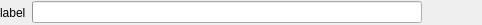
<?xml version="1.0" encoding="UTF-8"?>
<ui version="4.0">
 <class>job_monitor</class>
 <widget class="QWidget" name="job_monitor">
  <property name="geometry">
   <rect>
    <x>0</x>
    <y>0</y>
    <width>482</width>
    <height>25</height>
   </rect>
  </property>
  <property name="windowTitle">
   <string>job_monitor</string>
  </property>
  <layout class="QHBoxLayout" name="horizontalLayout">
   <property name="margin">
    <number>0</number>
   </property>
   <item>
    <widget class="QLabel" name="label">
     <property name="text">
      <string>label</string>
     </property>
    </widget>
   </item>
   <item>
    <widget class="QProgressBar" name="progress">
     <property name="toolTip">
      <string>Progress of executing job</string>
     </property>
    </widget>
   </item>
   <item>
    <widget class="QToolButton" name="cancel_button">
     <property name="toolTip">
      <string>Cancel executing job</string>
     </property>
     <property name="icon">
      <iconset resource="../images.qrc">
       <normaloff>:/icons/icons/close.png</normaloff>:/icons/icons/close.png</iconset>
     </property>
     <property name="autoRaise">
      <bool>true</bool>
     </property>
    </widget>
   </item>
   <item>
    <widget class="QToolButton" name="show_button">
     <property name="toolTip">
      <string>Show queued jobs</string>
     </property>
     <property name="icon">
      <iconset resource="../images.qrc">
       <normaloff>:/icons/icons/go-up.png</normaloff>:/icons/icons/go-up.png</iconset>
     </property>
     <property name="autoRaise">
      <bool>true</bool>
     </property>
    </widget>
   </item>
  </layout>
 </widget>
 <resources>
  <include location="../images.qrc"/>
 </resources>
 <connections/>
</ui>
